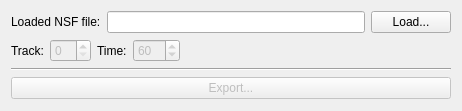
<?xml version="1.0" encoding="UTF-8"?>
<ui version="4.0">
 <class>CMainWidget</class>
 <widget class="QWidget" name="CMainWidget">
  <property name="geometry">
   <rect>
    <x>0</x>
    <y>0</y>
    <width>462</width>
    <height>111</height>
   </rect>
  </property>
  <property name="windowTitle">
   <string>PurrFX midi converter</string>
  </property>
  <layout class="QVBoxLayout" name="layMain">
   <item>
    <layout class="QHBoxLayout" name="layFile">
     <item>
      <widget class="QLabel" name="lblFile">
       <property name="text">
        <string>Loaded NSF file:</string>
       </property>
      </widget>
     </item>
     <item>
      <widget class="QLineEdit" name="edtFile">
       <property name="readOnly">
        <bool>true</bool>
       </property>
      </widget>
     </item>
     <item>
      <widget class="QPushButton" name="btnLoad">
       <property name="sizePolicy">
        <sizepolicy hsizetype="Minimum" vsizetype="Fixed">
         <horstretch>0</horstretch>
         <verstretch>0</verstretch>
        </sizepolicy>
       </property>
       <property name="text">
        <string>Load...</string>
       </property>
      </widget>
     </item>
    </layout>
   </item>
   <item>
    <layout class="QHBoxLayout" name="layOptions">
     <item>
      <widget class="QLabel" name="lblTrack">
       <property name="text">
        <string>Track:</string>
       </property>
      </widget>
     </item>
     <item>
      <widget class="QSpinBox" name="spbTrack">
       <property name="enabled">
        <bool>false</bool>
       </property>
      </widget>
     </item>
     <item>
      <widget class="QLabel" name="lblTime">
       <property name="text">
        <string>Time:</string>
       </property>
      </widget>
     </item>
     <item>
      <widget class="QSpinBox" name="spbTime">
       <property name="enabled">
        <bool>false</bool>
       </property>
       <property name="minimum">
        <number>10</number>
       </property>
       <property name="maximum">
        <number>240</number>
       </property>
       <property name="value">
        <number>60</number>
       </property>
      </widget>
     </item>
     <item>
      <spacer name="horizontalSpacer">
       <property name="orientation">
        <enum>Qt::Horizontal</enum>
       </property>
       <property name="sizeHint" stdset="0">
        <size>
         <width>40</width>
         <height>20</height>
        </size>
       </property>
      </spacer>
     </item>
    </layout>
   </item>
   <item>
    <widget class="Line" name="line">
     <property name="orientation">
      <enum>Qt::Horizontal</enum>
     </property>
    </widget>
   </item>
   <item>
    <layout class="QHBoxLayout" name="layControl">
     <item>
      <widget class="QPushButton" name="btnExport">
       <property name="enabled">
        <bool>false</bool>
       </property>
       <property name="text">
        <string>Export...</string>
       </property>
      </widget>
     </item>
    </layout>
   </item>
  </layout>
 </widget>
 <resources/>
 <connections/>
</ui>
